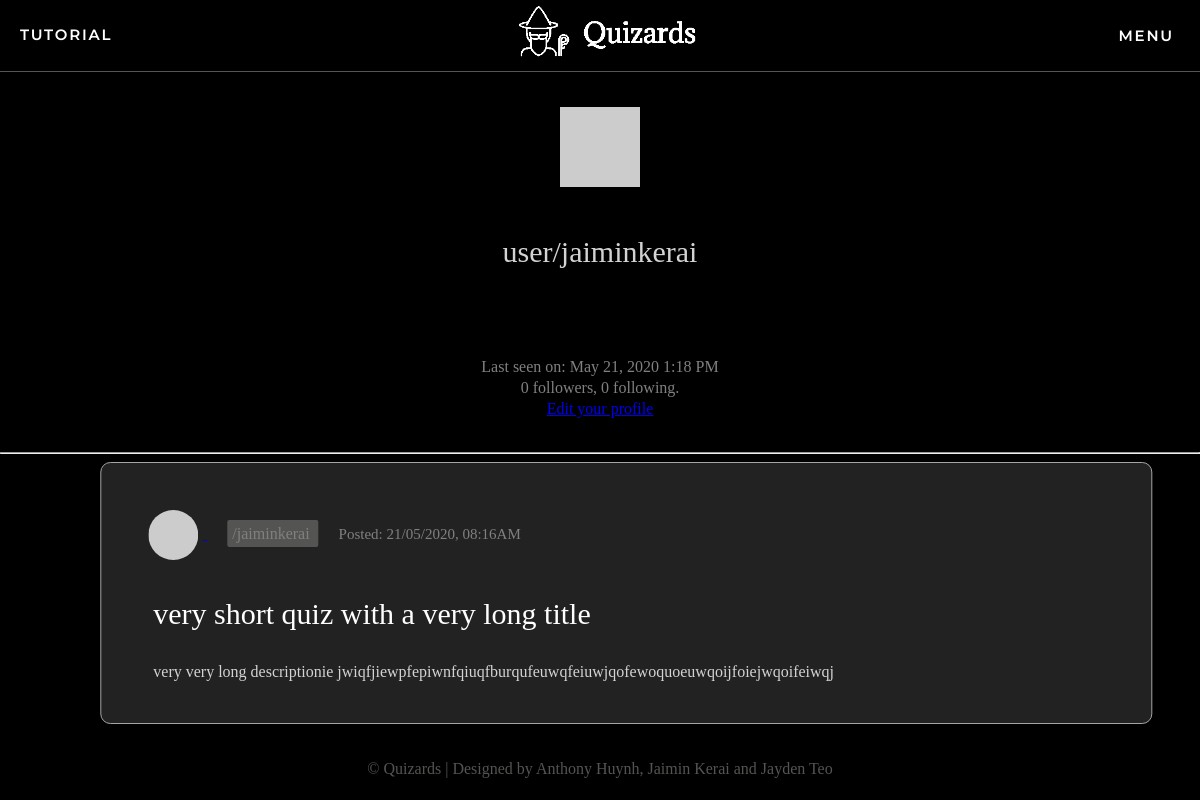
Before: /user/jaiminkerai (signed in) with the older database file.
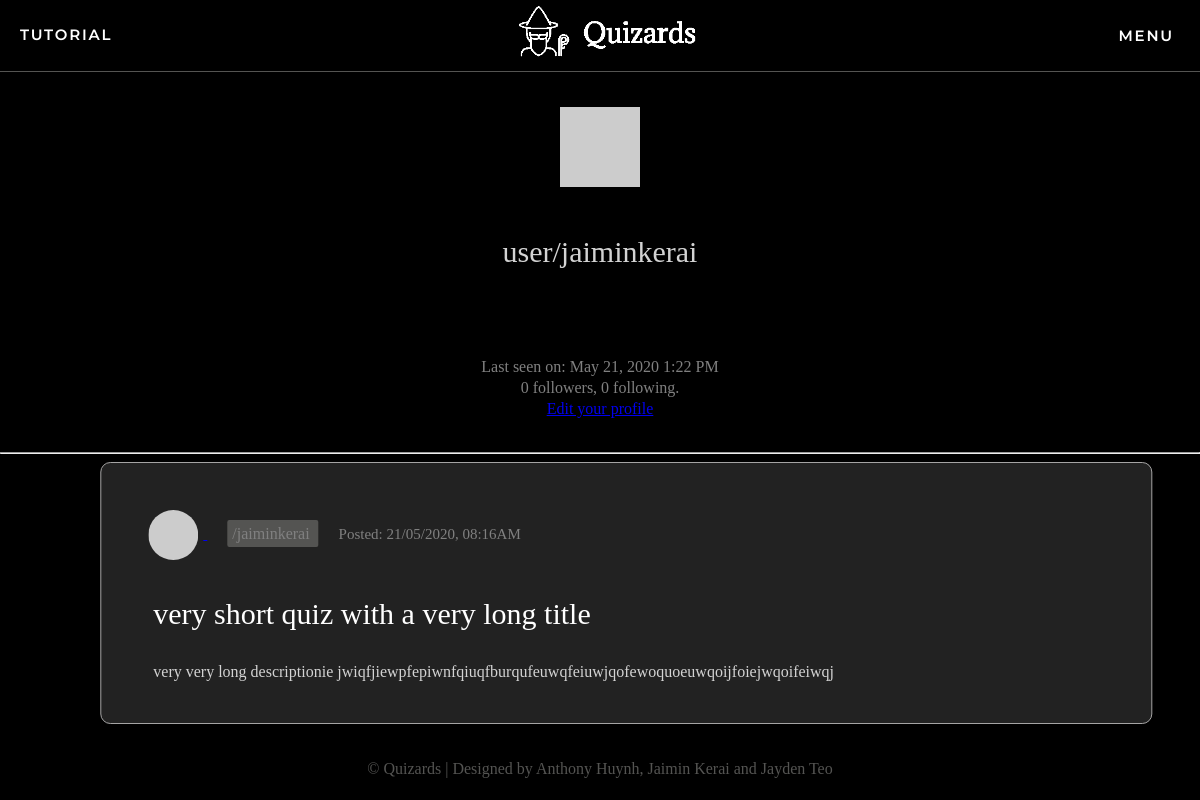
After: the same page with the newer database file.
### app/models.py (models this page shows, shortened)
class User(UserMixin, db.Model):
    id = db.Column(db.Integer, primary_key=True)
    username = db.Column(db.String(64), index=True, unique=True)
    email = db.Column(db.String(120), index=True, unique=True)
    password_hash = db.Column(db.String(128))
    posts = db.relationship('Post', backref='author', lazy='dynamic')
    authorOf = db.relationship('Quizzes', backref='author', lazy='dynamic')
    admin = db.Column(db.Boolean, unique=False, default=False)
    marksOf = db.relationship('quizMarks', backref='markOf', lazy='dynamic')
    longanswers = db.relationship('LongAnswers', backref='user', lazy='dynamic')
    def avatar(self, size):
        digest = md5(self.email.lower().encode('utf-8')).hexdigest()
        return 'https://www.gravatar.com/avatar/{}?d=identicon&s={}'.format(
            digest, size)
    about_me = db.Column(db.String(140))
    last_seen = db.Column(db.DateTime, default=datetime.utcnow)
    followed = db.relationship(
        'User', secondary=followers,
        primaryjoin=(followers.c.follower_id == id),
        secondaryjoin=(followers.c.followed_id == id),
        backref=db.backref('followers', lazy='dynamic'), lazy='dynamic')

class Quizzes(db.Model):
    id = db.Column(db.Integer, primary_key=True, autoincrement=True, unique=True)
    name = db.Column(db.String(64))
    description = db.Column(db.String(255))
    questions = db.relationship('Questions', backref='Quizzes', lazy='dynamic')
    mcquestion = db.relationship('multiChoice', backref='MCQuizzes', lazy='dynamic')
    longquestions = db.relationship('LongQuestions', backref='LongQuizzes', lazy='dynamic')
    author_id = db.Column(db.Integer, db.ForeignKey('user.id'))
    pub_date = db.Column(db.DateTime, index=True, default=datetime.utcnow)
    quizMarks = db.relationship('quizMarks', backref='quizMarks', lazy='dynamic')

### app/routes.py (the view)
@app.route('/user/<username>')
@login_required
def user(username):
    user = User.query.filter_by(username=username).first_or_404()
    page = request.args.get('page', 1, type=int)
    posts = user.posts.order_by(Post.timestamp.desc()).paginate(
        page, app.config['POSTS_PER_PAGE'], False)
    quizzes = user.authorOf.paginate(page)
    next_url = url_for('user', username=user.username, page=posts.next_num) \
        if posts.has_next else None
    prev_url = url_for('user', username=user.username, page=posts.prev_num) \
        if posts.has_prev else None
    return render_template('user.html', user=user, posts=posts.items,
                           next_url=next_url, prev_url=prev_url, quizzes=quizzes.items)

### app/models.py (called while the page is built)
@login.user_loader
def load_user(id):
    return User.query.get(int(id))

### app/routes.py (called while the page is built)
@app.before_request
def before_request():
    if current_user.is_authenticated:
        g.user = load_user(current_user.id)
        current_user.last_seen = datetime.utcnow()
        db.session.commit()

### app/templates/user.html (shortened to what this page needs)
{% extends "base.html" %}
{% block content %}
<div class="container">
    <table class= "profile-table" width="100%">
        <tr>
            <td width="100%" style="text-align: center;"><img src="{{ user.avatar(128) }}" class="profile-avatar"></td>
        </tr>
        <tr>
            <td style="text-align: center;">
                <p class="username">user/{{ user.username }}</p>
            </td>
        </tr>
        <tr>
            <td>
            </td>
        </tr>
        <tr>
            <td>
                {% if user.last_seen %}<p>Last seen on: {{ moment(user.last_seen).format('LLL') }}</p>{% endif %}
                <p>{{ user.followers.count() }} followers, {{ user.followed.count() }} following.</p>
                {% if user == current_user %}
                <p><a href="{{ url_for('edit_profile') }}">Edit your profile</a></p>
                {% elif not current_user.is_following(user) %}
                <p><a href="{{ url_for('follow', username=user.username) }}">Follow</a></p>
                {% else %}
                <p><a href="{{ url_for('unfollow', username=user.username) }}">Unfollow</a></p>
                {% endif %}
            </td>
        </tr>
    </table>
    <hr>
    {% for quiz in quizzes %}
        {% include 'quizdisplay.html' %}
    {% endfor %}
</div>
{% endblock %}

### app/templates/base.html (shortened to what this page needs)
<!DOCTYPE html>
<html lang="en-US">
    <head>
        <link href="{{ url_for('static', filename='css/styles.css') }}" rel="stylesheet">
    </head>
    <body>
        <div class="container">
        <div>
            <ul class="basenav topnav">
                {% if current_user.is_anonymous %}
                <li class="tags"><a href="{{ url_for('tutorial') }}">tutorial</a></li>
                <li><a href="{{ url_for('quizzes') }}"><img class='baselogo' src="{{ url_for('static', filename='css/templogo.png') }}"></a></li>
                <li class="tags"><a href="{{ url_for('login') }}">Sign In</a></li>
                {% else %}
                <li class="tags"><a href="{{ url_for('tutorial') }}">tutorial</a></li>
                <li><a href="{{ url_for('quizzes') }}"><img class='baselogo' src="{{ url_for('static', filename='css/templogo.png') }}"></a></li>
                <div class="dropdown">
                    <button class="dropbtn"><li class="tags"><a href="{{ url_for('quizzes') }}">Menu</a></li>
                    </button>
                </div>
                {% endif %}
            </ul>
        </div>
        <br>
        <div class="messages">
            {% block content %}
            {% endblock %}
        </div>
        <div class="footer-bottom">
            &copy; Quizards | Designed by Anthony Huynh, Jaimin Kerai and Jayden Teo
        </div>
    </body>
</html>

### app/templates/quizdisplay.html (shortened to what this page needs)
<div class="row" onclick="location.href='{{ url_for('quizform', quizid=quiz.id,  quizname=quiz.name) }}';" style="cursor:pointer;">
        <table>
            <tr>
                <td colspan=100%;>
                    <a href="{{ url_for('user', username=quiz.author.username) }}">
                    <img src="{{ quiz.author.avatar(36) }}" class="profile-pic">
                    </a>
                    <a href="{{ url_for('user', username=quiz.author.username) }}" class = "author">
                        /{{ quiz.author.username }}
                    </a><span class="date">Posted: {{ moment(quiz.pub_date).format('DD/MM/YYYY, hh:mmA') }}</span>
                </td>
            </tr>
                        <td colspan=5><a href="{{ url_for('quizform', quizid=quiz.id, quizname=quiz.name) }}" class="quiz-name">
                            {{ quiz.name }} </a></td>
            <tr>
                <td colspan=5, class="desc">{{ quiz.description }}
                </td>
            </tr>
        </table>
</div>

### app/static/css/styles.css (style rules this page uses)
body { margin: 0; padding: 0; height: 100vh; font-family: Verdana; background-color: black; color: rgb(215, 218, 220); }
.basenav { padding: 0; margin: 0; list-style: none; display: flex; background-color: black; border-bottom: 1px solid #545452; }
.topnav { justify-content: space-between; }
.tags { padding-top: 25px; margin-left: 20px; margin-right: 20px; }
.tags a { padding-bottom: 25px; }
.basenav a { color: white; text-decoration: solid; text-transform: uppercase; letter-spacing: 1.8px; font-family: 'Montserrat'; font-weight: 600; font-size: 15px; }
.basenav .baselogo { transform: translateX(10px); width: 300px; height: auto; }
.dropdown { float: left; overflow: hidden; transition: 0.5s ease; }
.dropdown .dropbtn { font-size: 16px; border: none; outline: none; color: white; padding-bottom: 26px; background-color: inherit; font-family: inherit; margin: 0; transition: 0.4s ease; }
.messages { text-align: center; }
.row { position:relative; left: 50%; transform: translate(-47.5%, 0%); max-width: 1000px; width: 100%; background: #222222; padding: 25px; border-radius: 10px; margin-bottom: 20px; border: 1px solid #A5A4A4; }
.profile-pic { border-radius: 50%; padding: 5px; width:50px; margin-top:0px; vertical-align: middle; }
.author { margin: 20px; color: grey; padding: 5px; text-decoration: none; background-color: RGBA(84, 84, 82, 1); border-radius:2px; }
.quiz-name { text-decoration:none; color:white; padding:10px; border-radius:2px; margin-right:20px; font-size:30px; }
.desc { color: lightgrey; padding-left:25px; }
.date { font-size:15px; color: grey; padding-top:15px; }
.assessments th, td { padding: 15px; text-align: left; }
.profile-avatar { text-align: center; }
.profile-table td { text-align:center; line-height:5px; }
.profile-table .username { font-size: 30px; color:lightgrey; }
.profile-table p { color:grey; }
.footer-bottom { height: 40px; text-align: center; vertical-align: auto; bottom:0px; left:0px; position:fixed; width:100%; padding-top:20px; color: #545452; }

Changed rows visible on the page:
changed User "jaiminkerai": last_seen "May 21, 2020 1:18 PM" → "May 21, 2020 1:22 PM"
